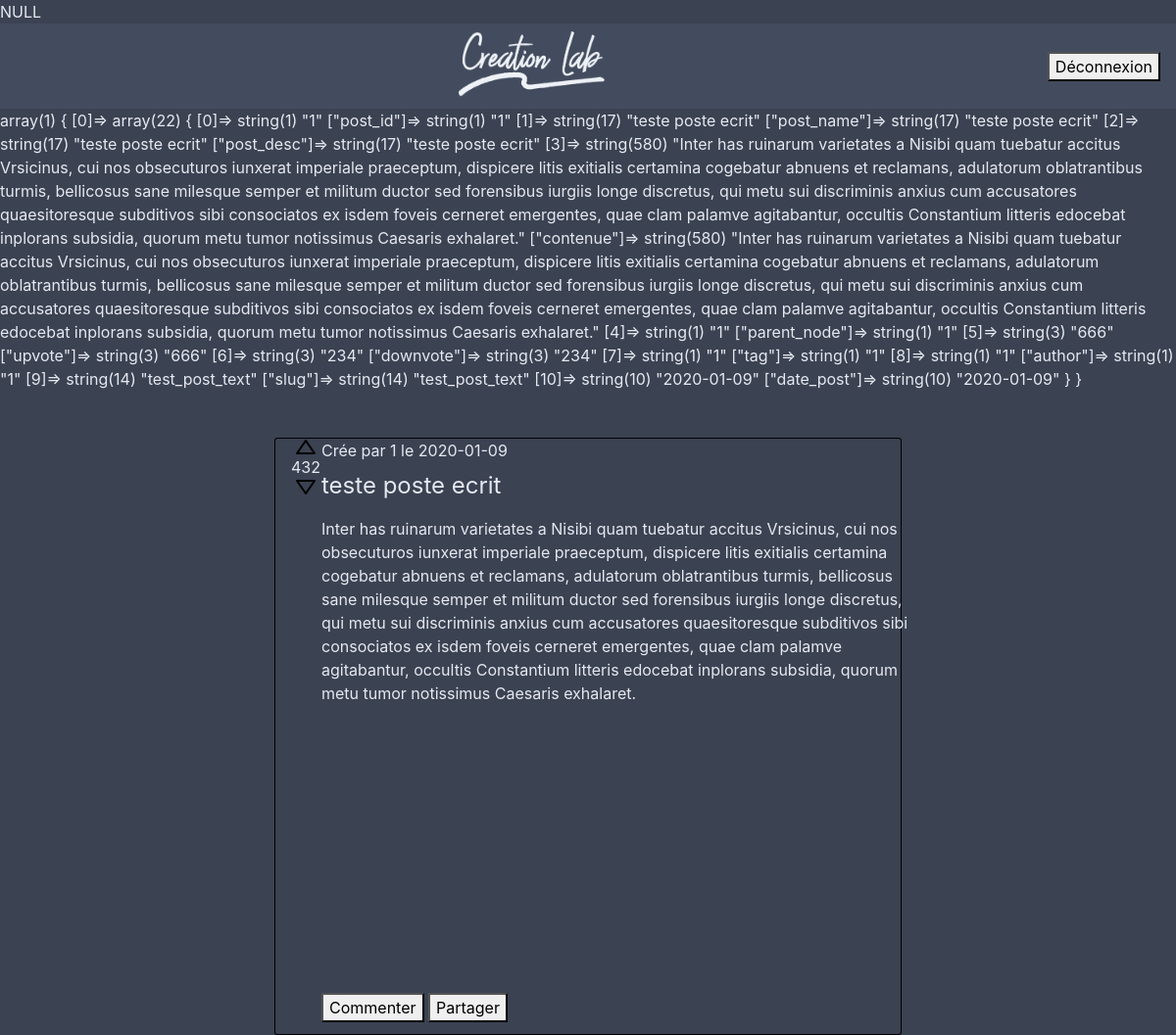
Page /autre.php on the committed database.
### tables this page shows
CREATE TABLE IF NOT EXISTS `post_text` (
  `post_id` int(11) NOT NULL AUTO_INCREMENT,
  `post_name` varchar(255) DEFAULT NULL,
  `post_desc` text DEFAULT NULL,
  `contenue` longtext DEFAULT NULL,
  `parent_node` int(11) DEFAULT NULL,
  `upvote` int(11) DEFAULT NULL,
  `downvote` int(11) DEFAULT NULL,
  `tag` int(11) DEFAULT NULL,
  `author` varchar(255) NOT NULL,
  `slug` varchar(255) DEFAULT NULL,
  `date_post` date NOT NULL,
  PRIMARY KEY (`post_id`)
);

### autre.php (the view, shortened to what this page needs)
<?php
require 'db.php';
var_dump($_SESSION['connected']);
?>
<!DOCTYPE html>
<html lang="fr">
<head>
    <link rel="stylesheet" href="css/bootstrap.min.css">
    <link rel="stylesheet" href="css/style.css">
</head>
<body>
<nav class="navbar">
    <span class="logo"><a href="index.php"><img src="image/Creation_Lab.png" alt="logo_creationLab" width="149"
                                                height="71"></a></span>
    <span><a href="deco.php"><button>Déconnexion</button></a></span>
</nav>
<?php
$get_post = $db->prepare('SELECT * FROM post_text');
$get_post->execute();
$get_array = $get_post->fetchAll();
var_dump($get_array);
?>
<div class="container post mt-5">
    <div class="vote text-center">
        <button><img src="image/arrow_up.svg" alt="upvote"></button>
        <div class="numberVote"><?php echo ($get_array[0]['upvote'] - $get_array[0]['downvote']) ?></div>
        <button><img src="image/arrow_down.svg" alt="downvote"></button>
    </div>
    <div class="corps">
        <div class="info">
           <?php echo "Crée par " . $get_array[0]['author'] . " le " . $get_array[0]['date_post']; ?>
        </div>
        <div class="title">
            <?php echo $get_array[0]['post_name'] ?>
        </div>
        <div class="contenue">
           <?php echo $get_array[0]['contenue'] ?>
        </div>
        <div class="interaction">
            <button>Commenter</button>
            <button>Partager</button>
        </div>
    </div>
</div>
</body>
</html>

### css/style.css (style rules this page uses)
html { font-family: sans-serif; background-color: #3b4252; }
nav { background-color:#434c5e; }
body { color: #e5e9f0; background-color: #3b4252; }
.logo { margin-left: auto; margin-right: auto; }
.post { border: 1px solid black; height: 610px; width: 640px; margin-left: auto; margin-right: auto; display: flex; border-radius: 0.5%; }
.vote { width: 40px; height: auto; }
.vote button { background: transparent; border: transparent; }
.info { height: 30px; width: 600px; }
.title { font-size: 24px; height: 50px; }
.contenue { height: 80%; }

### rows in the picture
post_text: $get_array[0]['upvote'] - $get_array[0]['downvote'] "432", author "1", date_post "2020-01-09", post_name "teste poste ecrit", contenue "Inter has ruinarum varietates a Nisibi quam tuebatur accitus Vrsicinus, cui nos obsecuturos iunxerat imperiale praeceptum, dispicere litis exitialis certamina cogebatur abnuens et reclamans, adulatorum oblatrantibus turmis, bellicosus sane milesque semper et militum ductor sed forensibus iurgiis longe discretus, qui metu sui discriminis anxius cum accusatores quaesitoresque subditivos sibi consociatos ex isdem foveis cerneret emergentes, quae clam palamve agitabantur, occultis Constantium litteris edocebat inplorans subsidia, quorum metu tumor notissimus Caesaris exhalaret."
